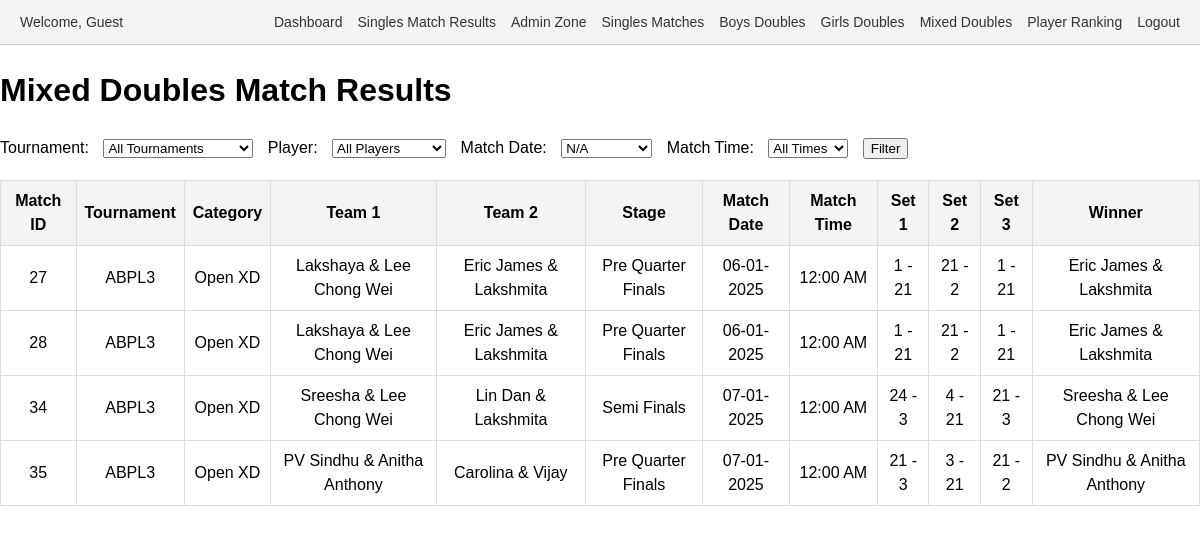
Before: /results_xd.php with the older database file.
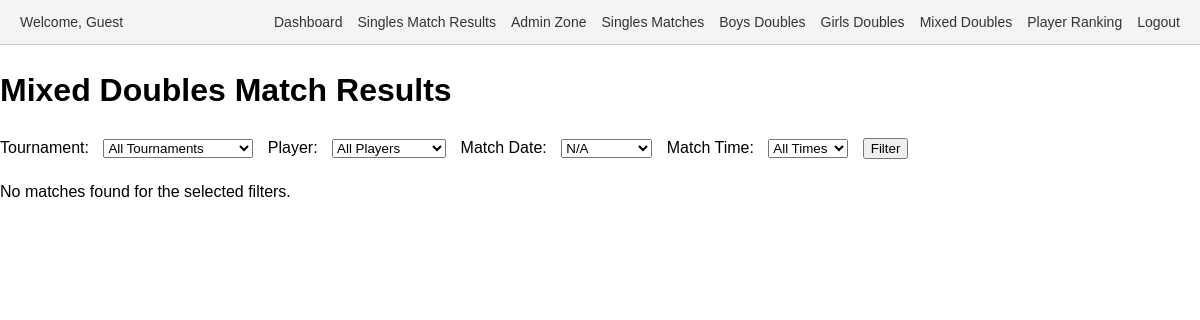
After: the same page with the newer database file.
### tables this page shows
CREATE TABLE `matches` (
  `id` int(11) NOT NULL,
  `tournament_id` int(11) NOT NULL,
  `category_id` int(11) NOT NULL,
  `pool` enum('A','B') DEFAULT NULL,
  `player1_id` int(11) DEFAULT NULL,
  `player2_id` int(11) DEFAULT NULL,
  `pre_quarter` tinyint(1) DEFAULT 0,
  `quarter` tinyint(1) DEFAULT 0,
  `semi` tinyint(1) DEFAULT 0,
  `final` tinyint(1) DEFAULT 0,
  `set1_player1_points` int(11) DEFAULT 0,
  `set1_player2_points` int(11) DEFAULT 0,
  `set2_player1_points` int(11) DEFAULT 0,
  `set2_player2_points` int(11) DEFAULT 0,
  `set3_player1_points` int(11) DEFAULT 0,
  `set3_player2_points` int(11) DEFAULT 0,
  `created_by` int(11) DEFAULT NULL,
  `stage` varchar(22) NOT NULL,
  `match_date` date DEFAULT NULL,
  `match_time` varchar(255) NOT NULL,
  `date` date DEFAULT NULL,
  `team1_player1_id` int(11) NOT NULL DEFAULT 0,
  `team1_player2_id` int(11) NOT NULL DEFAULT 0,
  `team2_player1_id` int(11) DEFAULT 0,
  `team2_player2_id` int(11) DEFAULT 0,
  `set1_team1_points` int(11) NOT NULL DEFAULT 0,
  `set1_team2_points` int(11) DEFAULT 0,
  `set2_team1_points` int(11) DEFAULT 0,
  `set2_team2_points` int(11) DEFAULT 0,
  `set3_team1_points` int(11) DEFAULT 0,
  `set3_team2_points` int(11) DEFAULT 0,
  `player3_id` int(11) DEFAULT NULL,
  `player4_id` int(11) DEFAULT NULL
);

CREATE TABLE `tournaments` (
  `id` int(11) NOT NULL,
  `name` varchar(255) NOT NULL,
  `created_by` int(11) DEFAULT NULL,
  `year` int(11) NOT NULL DEFAULT year(curdate())
);

CREATE TABLE `categories` (
  `id` int(11) NOT NULL,
  `name` varchar(255) NOT NULL,
  `created_by` int(11) NOT NULL,
  `age_group` varchar(255) DEFAULT NULL,
  `sex` varchar(10) DEFAULT NULL,
  `type` enum('singles','doubles','mixed doubles') DEFAULT 'singles',
  `tournament_id` int(11) NOT NULL
);

### results_xd.php (the view, shortened to what this page needs)
<?php include 'header.php'; ?>
<?php
require_once 'conn.php';
$conn = new mysqli($servername, $username, $password, $dbname);
$match_date = $_GET['match_date'] ?? '';
$dates = $conn->query("SELECT DISTINCT match_date FROM matches ORDER BY match_date");
$query = "
    SELECT
        m.id AS match_id,
        t.name AS tournament_name,
        c.name AS category_name,
        c.type AS category_type, /* Singles, Doubles, or Mixed Doubles */
        p1.name AS team1_player1_name,
        p2.name AS team1_player2_name,
        p3.name AS team2_player1_name,
        p4.name AS team2_player2_name,
        m.stage,
        m.match_date,
        m.match_time,
        m.set1_team1_points,
        m.set1_team2_points,
        m.set2_team1_points,
        m.set2_team2_points,
        m.set3_team1_points,
        m.set3_team2_points
    FROM matches m
    INNER JOIN tournaments t ON m.tournament_id = t.id
    INNER JOIN categories c ON m.category_id = c.id
    LEFT JOIN players p1 ON m.team1_player1_id = p1.id
    LEFT JOIN players p2 ON m.team1_player2_id = p2.id
    LEFT JOIN players p3 ON m.team2_player1_id = p3.id
    LEFT JOIN players p4 ON m.team2_player2_id = p4.id
    WHERE c.type = 'mixed doubles' /* Filter only Mixed Doubles categories */
";
$query .= " ORDER BY m.id";
$result = $conn->query($query);
?>
<!DOCTYPE html>
<html lang="en">
<head>
</head>
<body>
    <h1>Mixed Doubles Match Results</h1>
    <form method="get">
        <label for="tournament_id">Tournament:</label>
        <select name="tournament_id" id="tournament_id">
            <option value="">All Tournaments</option>
        </select>
        <label for="player_id">Player:</label>
        <select name="player_id" id="player_id">
            <option value="">All Players</option>
        </select>
        <label for="match_date">Match Date:</label>
        <select name="match_date" id="match_date">
            <?php while ($row = $dates->fetch_assoc()): ?>
                <option value="<?= $row['match_date'] ?>" <?= $match_date == $row['match_date'] ? 'selected' : '' ?>>
                    <?= $row['match_date'] ? date("d-m-Y", strtotime($row['match_date'])) : 'N/A' ?>
                </option>
            <?php endwhile; ?>
        </select>
        <label for="datetime">Match Time:</label>
        <select name="datetime" id="datetime">
            <option value="">All Times</option>
        </select>
        <button type="submit">Filter</button>
    </form>
    <?php if ($result->num_rows > 0): ?>
        <table>
            <tr>
                <th>Match ID</th>
                <th>Tournament</th>
                <th>Category</th>
                <th>Team 1</th>
                <th>Team 2</th>
                <th>Stage</th>
                <th>Match Date</th>
                <th>Match Time</th>
                <th>Set 1</th>
                <th>Set 2</th>
                <th>Set 3</th>
                <th>Winner</th>
            </tr>
            <?php while ($row = $result->fetch_assoc()):
                $team1 = $row['team1_player1_name'] . " & " . $row['team1_player2_name'];
                $team2 = $row['team2_player1_name'] . " & " . $row['team2_player2_name'];
                $team1_total = $row['set1_team1_points'] + $row['set2_team1_points'] + $row['set3_team1_points'];
                $team2_total = $row['set1_team2_points'] + $row['set2_team2_points'] + $row['set3_team2_points'];
                $winner = $team1_total > $team2_total ? $team1 : ($team1_total < $team2_total ? $team2 : 'Draw');
            ?>
                <tr>
                    <td><?= $row['match_id'] ?></td>
                    <td><?= $row['tournament_name'] ?></td>
                    <td><?= $row['category_name'] ?></td>
                    <td><?= $team1 ?></td>
                    <td><?= $team2 ?></td>
                    <td><?= $row['stage'] ?></td>
                    <td><?= $row['match_date'] ? date("d-m-Y", strtotime($row['match_date'])) : 'N/A' ?></td>
                    <td><?= $row['match_time'] ? date("h:i A", strtotime($row['match_time'])) : 'N/A' ?></td>
                    <td><?= $row['set1_team1_points'] . ' - ' . $row['set1_team2_points'] ?></td>
                    <td><?= $row['set2_team1_points'] . ' - ' . $row['set2_team2_points'] ?></td>
                    <td><?= $row['set3_team1_points'] . ' - ' . $row['set3_team2_points'] ?></td>
                    <td><?= $winner ?></td>
                </tr>
            <?php endwhile; ?>
        </table>
    <?php else: ?>
        <p>No matches found for the selected filters.</p>
    <?php endif; ?>
</body>
</html>

Changed rows visible on the page:
removed matches: id "27", tournament.name "ABPL3", category.name "Open XD", team1 "Lakshaya & Lee Chong Wei", team2 "Eric James & Lakshmita", stage "Pre Quarter Finals", match_date "06-01-2025", match_time "12:00 AM", set1_team1_points "1", set1_team2_points "21", set2_team1_points "21", set2_team2_points "2", set3_team1_points "1", set3_team2_points "21", winner "Eric James & Lakshmita"
removed matches: id "28", tournament.name "ABPL3", category.name "Open XD", team1 "Lakshaya & Lee Chong Wei", team2 "Eric James & Lakshmita", stage "Pre Quarter Finals", match_date "06-01-2025", match_time "12:00 AM", set1_team1_points "1", set1_team2_points "21", set2_team1_points "21", set2_team2_points "2", set3_team1_points "1", set3_team2_points "21", winner "Eric James & Lakshmita"
removed matches: id "34", tournament.name "ABPL3", category.name "Open XD", team1 "Sreesha & Lee Chong Wei", team2 "Lin Dan & Lakshmita", stage "Semi Finals", match_date "07-01-2025", match_time "12:00 AM", set1_team1_points "24", set1_team2_points "3", set2_team1_points "4", set2_team2_points "21", set3_team1_points "21", set3_team2_points "3", winner "Sreesha & Lee Chong Wei"
removed matches: id "35", tournament.name "ABPL3", category.name "Open XD", team1 "PV Sindhu & Anitha Anthony", team2 "Carolina & Vijay", stage "Pre Quarter Finals", match_date "07-01-2025", match_time "12:00 AM", set1_team1_points "21", set1_team2_points "3", set2_team1_points "3", set2_team2_points "21", set3_team1_points "21", set3_team2_points "2", winner "PV Sindhu & Anitha Anthony"
Other visible differences:
text no longer shown: "Match ID Tournament Category Team 1 Team 2 Stage Match Date Match Time Set 1 Set 2 Set 3 Winner"
text now shown: "No matches found for the selected filters."
